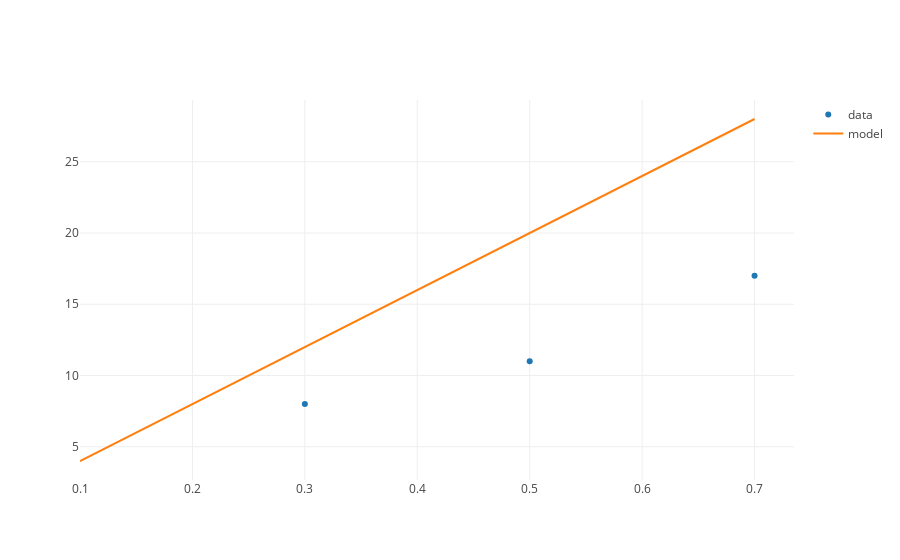

Notebook code cell kept with this figure:
### Markdown cell above
Finally we saw that we display this hypothesis function as a line in our graph, by calculating a series of distances for a list of angles and plotting these distances alongside our actual data.

### Code cell
from graph import trace_values, plot
data_trace = trace_values([.30, .50, .70], [8, 11, 17], name = 'data')
model_trace = trace_values(angles, predicted_distances, mode = 'lines', name = 'model')
layout = {'yaxis': {'range': [0, 18], 'title': 'shot distance'}, 'xaxis': {'title': 'shot angle'}}
plot([data_trace, model_trace])

### Figure 1 — Plotly figure (JSON) as saved in the notebook; plotly's stock layout.template omitted (floating-point values rounded to 4 significant figures)
{"data": [{"mode": "markers", "name": "data", "text": [], "type": "scatter", "uid": "509d49ef-cb44-41ad-9e96-c230ad15fd0a", "x": [0.3, 0.5, 0.7], "y": [8, 11, 17]}, {"mode": "lines", "name": "model", "text": [], "type": "scatter", "uid": "804f65d6-fe79-445a-8f32-11418d96ed7a", "x": [0.1, 0.2, 0.3, 0.4, 0.5, 0.6, 0.7], "y": [4, 8, 12, 16, 20, 24, 28]}], "layout": {"autosize": true, "xaxis": {"autorange": true, "range": [0.1, 0.735], "type": "linear"}, "yaxis": {"autorange": true, "range": [2.667, 29.33], "type": "linear"}}}
